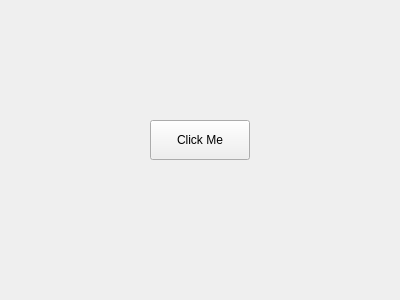
<?xml version="1.0" encoding="UTF-8"?>
<ui version="4.0">
 <class>MainWindow</class>
 <widget class="QMainWindow" name="MainWindow">
  <property name="geometry">
   <rect>
    <x>0</x>
    <y>0</y>
    <width>400</width>
    <height>300</height>
   </rect>
  </property>
  <property name="windowTitle">
   <string>Qt GUI App</string>
  </property>
  <widget class="QWidget" name="centralwidget">
   <widget class="QPushButton" name="pushButton">
    <property name="text">
     <string>Click Me</string>
    </property>
    <property name="geometry">
     <rect>
      <x>150</x>
      <y>120</y>
      <width>100</width>
      <height>40</height>
     </rect>
    </property>
   </widget>
  </widget>
 </widget>
 <resources/>
 <connections/>
</ui>
